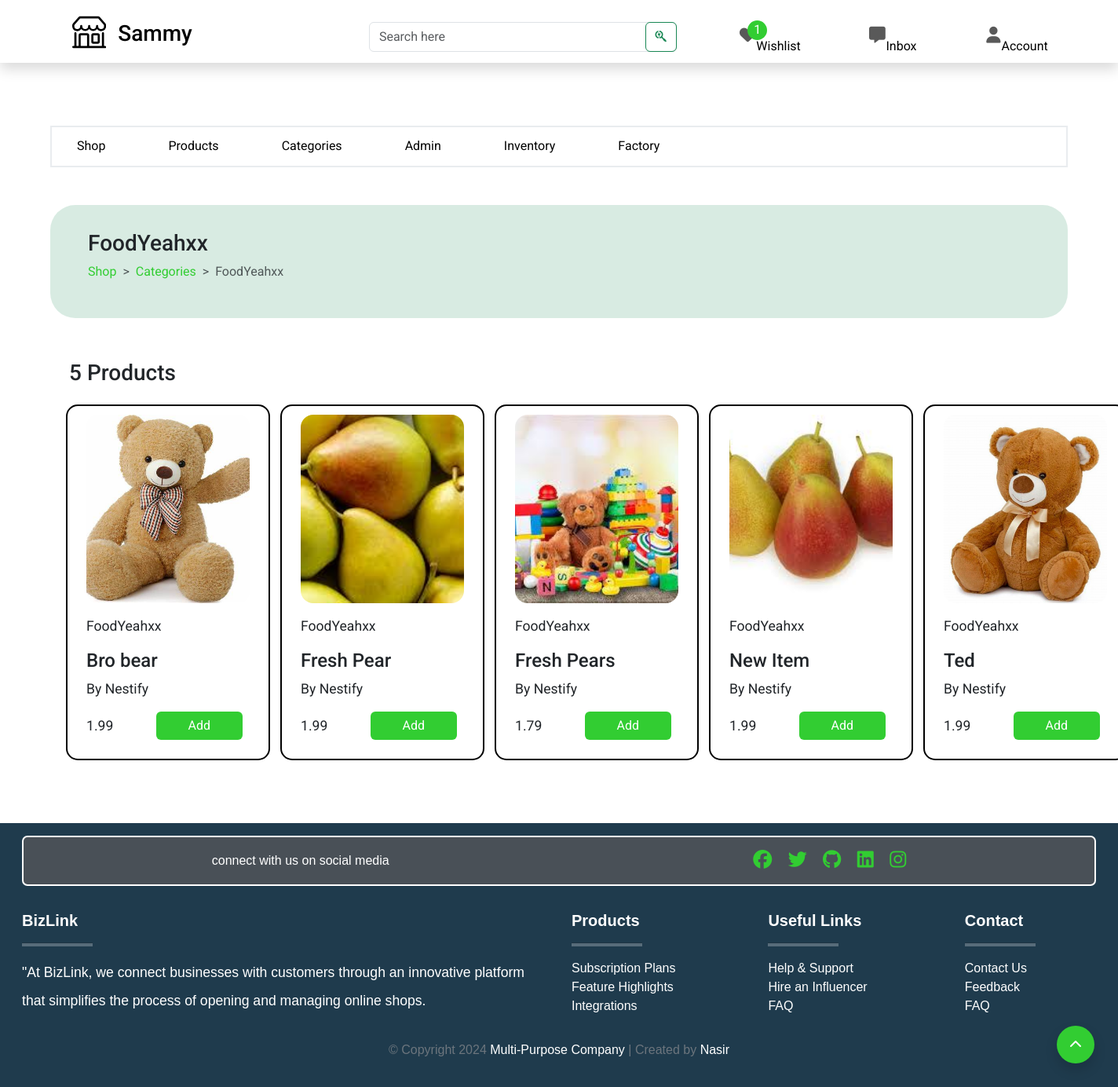
Page /core/owner/home/category/category1663A2B989/ (signed in) on the committed database.
### shop/models.py (models this page shows, shortened)
class Category(models.Model):
    categoryId =  ShortUUIDField(unique=True, length=10, max_length=21, prefix="category", alphabet="ABCDEF0123456789")
    name = models.CharField(max_length=255, default="Food")
    description = models.TextField(blank=False, null=False, default="This is a category")
    image = models.ImageField(upload_to='category_directory_path', blank=True, null=True)
    shop = models.ForeignKey(Shop, related_name='shop_categories', on_delete=models.CASCADE)
    created_at = models.DateTimeField(auto_now_add=True)
    created_by = models.ForeignKey(settings.AUTH_USER_MODEL, on_delete=models.CASCADE, related_name="user_categories")
    class Meta:
        ordering = ('name',)
        verbose_name_plural = 'Categories'
        unique_together = ('created_by', 'name')

class Product(models.Model):
    productId =  ShortUUIDField(unique=True, length=10, max_length=21, prefix="product", alphabet="ABCDEF0123456789")
    name = models.CharField(max_length=255, default="Fresh Pear")
    category = models.ForeignKey(Category, related_name='category_products', on_delete=models.CASCADE)
    image = models.ImageField(upload_to='product_directory_path', blank=True, null=True, default="product.jpg")
    video = models.ForeignKey(ProductVideo, null=True, blank=True, on_delete=models.SET_NULL, related_name="product_on_the_video")
    shop = models.ForeignKey(Shop, related_name='shop_products', on_delete=models.CASCADE)
    description = models.TextField(blank=True, null=True, default="This is the product")
    specifications = models.TextField(blank=True, null=True)
    mfg = models.DateTimeField(auto_now_add=False, null=True, blank=True)
    price = models.DecimalField(max_digits=15, decimal_places=2, default=1.99)
    stock_quantity = models.PositiveIntegerField(default="5")
    created_by = models.ForeignKey(settings.AUTH_USER_MODEL, related_name='user_products', on_delete=models.CASCADE)
    created_at = models.DateTimeField(auto_now_add=True)
    updated_at = models.DateTimeField(auto_now=True)
    tags = TaggableManager(blank=True)
    sku = ShortUUIDField(unique=True, length=4, max_length=10, prefix="sku", alphabet="0123456789")
    class Meta:
        ordering = ('name',)
        unique_together = ('created_by', 'name', 'category')

class Shop(models.Model):
    shopId = ShortUUIDField(unique=True, length=10, max_length=21, prefix="shop", alphabet="ABCDEF0123456789")
    name = models.CharField(max_length=255, default="Nestify")
    description = models.TextField(blank=False, null=False, default="This is a shop")
    image = models.ImageField(upload_to='shop_directory_path', blank=True, null=True)
    address = models.TextField(blank=False, null=False, default="This is my address")
    contact = models.CharField(max_length=255, default="+251 97 654 2331")
    created_at = models.DateTimeField(auto_now_add=True)
    created_by = models.OneToOneField(settings.AUTH_USER_MODEL, on_delete=models.CASCADE, related_name="user_shop")
    class Meta:
        ordering = ('name',)
        unique_together = ('created_by', 'name')

### core/views.py (the view, shortened to what this page needs)
# urls.py: path("owner/home/category/<categoryId>/", views.category_detail, name="category_detail"),
def category_detail(request, categoryId):
    user = request.user
    if user.user_type == 'business_owner':
        try:
            category = Category.objects.get(created_by=user, categoryId=categoryId)
            shop = Shop.objects.get(created_by=user)
        except Category.DoesNotExist:
            messages.error(request, "No category detail available.")
    products = Product.objects.filter(shop=shop, category=category)
    return render(request, "core/owner/category-detail.html", {
        'category': category,
        'products': products,
    })

### core/templatetags/custom_tags.py (called while the page is built)
@register.filter
def startswith(value, arg):
    return value.startswith(arg)

### templates/core/owner/category-detail.html (shortened to what this page needs)
{% extends "core/owner/owner-base.html" %}
{% block content %}
<section class="category_detail_intro_section">
    <div class="container">
        <div class="intro-section-box">
            <div class="intro-banner">
                <h3>{{ category.name }}</h3>
                <div class="breadcrumb-box">
                    <ol class="breadcrumb">
                        <li class="breadcrumb-item"><a href="{% url 'core:owner_shop' %}">Shop</a></li>
                        <li class="breadcrumb-item"><a href="{% url 'core:category' %}">Categories</a></li>
                        <li class="breadcrumb-item active" aria-current="page">{{ category.name }}</li>
                      </ol>
                </div>
            </div>
            <div class="product-collection">
                {% if products %}
                    <h3>
                        {% if products.count  == 1 %}
                            1 Product
                        {% else %}
                            {{ products.count  }} Products
                        {% endif %}
                    </h3>
                        <div class="product-collection-box">
                            {% for product in products %}
                                <div class="product-box">
                                    <div class="product-image">
                                        <img src="{{ product.image.url }}" alt="{{ product.name }} image">
                                    </div>
                                    <p>{{ product.category.name }}</p>
                                    <h4>{{ product.name }}</h4>
                                    <p>By {{ product.shop.name }}</p>
                                    <div class="price-and-button">
                                        <p>{{ product.price }}</p>
                                        <a href="#" class="btn add-btn">Add</a>
                                    </div>
                                </div>
                            {% endfor %}
                        </div>
                {% else %}
                    {% if user.user_type == 'business_owner' %}
                        <p>No products available. <a href="#">Click here</a> to create products</p>
                    {% else %}
                        <p>No products available.</p>
                    {% endif %}
                {% endif %}
            </div>
        </div>
    </div>
</section>
{% endblock %}

### rows in the picture
Category: name "FoodYeahxx"
Product: image (picture), category.name "FoodYeahxx", name "Bro bear", shop.name "Nestify", price "1.99"
Product: image (picture), category.name "FoodYeahxx", name "Fresh Pear", shop.name "Nestify", price "1.99"
Product: image (picture), category.name "FoodYeahxx", name "Fresh Pears", shop.name "Nestify", price "1.79"
Product: image (picture), category.name "FoodYeahxx", name "New Item", shop.name "Nestify", price "1.99"
Product: image (picture), category.name "FoodYeahxx", name "Ted", shop.name "Nestify", price "1.99"

### other values in the picture
{{ wishlist.count }} "1"
{{ products.count }} "5"
